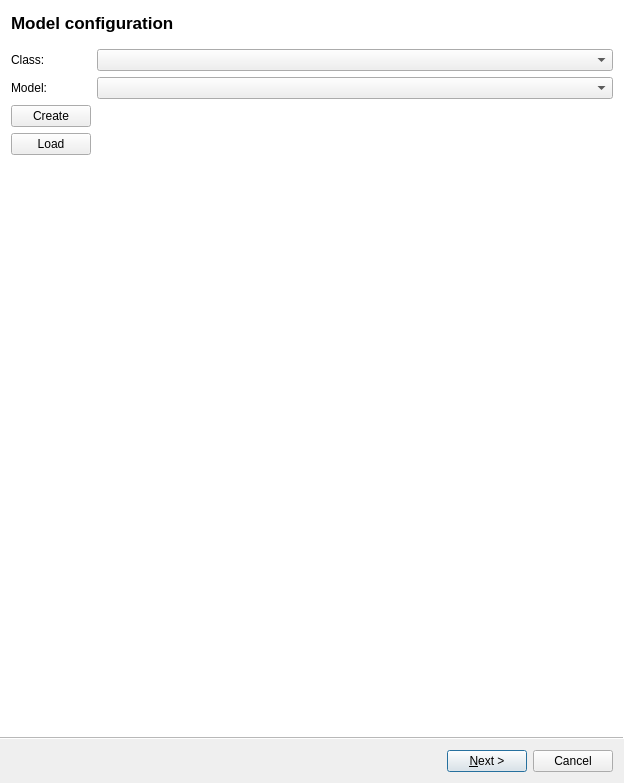
<?xml version="1.0" encoding="UTF-8"?>
<ui version="4.0">
 <class>IMUCostumeProfileEditionWizard</class>
 <widget class="QWizard" name="IMUCostumeProfileEditionWizard">
  <property name="geometry">
   <rect>
    <x>0</x>
    <y>0</y>
    <width>624</width>
    <height>783</height>
   </rect>
  </property>
  <property name="sizePolicy">
   <sizepolicy hsizetype="Preferred" vsizetype="Fixed">
    <horstretch>0</horstretch>
    <verstretch>0</verstretch>
   </sizepolicy>
  </property>
  <property name="windowTitle">
   <string>Costume Profile Edition Wizard - %1 [*]</string>
  </property>
  <property name="windowIcon">
   <iconset resource="../../../imu_view/ui/MdeViewIcons.qrc">
    <normaloff>:/mde/icons/imu.png</normaloff>:/mde/icons/imu.png</iconset>
  </property>
  <property name="toolTip">
   <string/>
  </property>
  <property name="wizardStyle">
   <enum>QWizard::AeroStyle</enum>
  </property>
  <property name="options">
   <set>QWizard::HelpButtonOnRight|QWizard::NoBackButtonOnStartPage</set>
  </property>
  <widget class="QWizardPage" name="modelConfigurationPage">
   <property name="title">
    <string>Model configuration</string>
   </property>
   <layout class="QFormLayout" name="formLayout_4">
    <item row="0" column="0">
     <widget class="QLabel" name="modelClassLabel">
      <property name="text">
       <string>Class:</string>
      </property>
     </widget>
    </item>
    <item row="0" column="1">
     <widget class="QComboBox" name="modelClassComboBox"/>
    </item>
    <item row="1" column="0">
     <widget class="QLabel" name="modelLabel">
      <property name="text">
       <string>Model:</string>
      </property>
     </widget>
    </item>
    <item row="1" column="1">
     <widget class="QComboBox" name="modelComboBox"/>
    </item>
    <item row="2" column="0">
     <widget class="QPushButton" name="createModelPushButton">
      <property name="text">
       <string>Create</string>
      </property>
     </widget>
    </item>
    <item row="2" column="1">
     <spacer name="horizontalSpacer_5">
      <property name="orientation">
       <enum>Qt::Horizontal</enum>
      </property>
      <property name="sizeHint" stdset="0">
       <size>
        <width>504</width>
        <height>20</height>
       </size>
      </property>
     </spacer>
    </item>
    <item row="3" column="0">
     <widget class="QPushButton" name="loadModelPushButton">
      <property name="text">
       <string>Load</string>
      </property>
     </widget>
    </item>
   </layout>
  </widget>
  <widget class="QWizardPage" name="modelPhisicalDimensionsPage">
   <property name="minimumSize">
    <size>
     <width>525</width>
     <height>510</height>
    </size>
   </property>
   <property name="title">
    <string>Model physical dimensions</string>
   </property>
   <property name="subTitle">
    <string/>
   </property>
   <layout class="QHBoxLayout" name="horizontalLayout">
    <item>
     <layout class="QVBoxLayout" name="verticalLayout">
      <item>
       <widget class="QTableWidget" name="tableWidget">
        <row>
         <property name="text">
          <string>Body Height</string>
         </property>
        </row>
        <row>
         <property name="text">
          <string>Foot Size</string>
         </property>
        </row>
        <row>
         <property name="text">
          <string>Ankle Height</string>
         </property>
        </row>
        <row>
         <property name="text">
          <string>Hip Height</string>
         </property>
        </row>
        <row>
         <property name="text">
          <string>Hip Width</string>
         </property>
        </row>
        <row>
         <property name="text">
          <string>Knee Height</string>
         </property>
        </row>
        <row>
         <property name="text">
          <string>Shoulder Width</string>
         </property>
        </row>
        <row>
         <property name="text">
          <string>Shoe Sole Height</string>
         </property>
        </row>
        <column>
         <property name="text">
          <string>Value [m]</string>
         </property>
        </column>
        <item row="0" column="0">
         <property name="text">
          <string>1,85</string>
         </property>
         <property name="flags">
          <set>ItemIsSelectable|ItemIsEditable|ItemIsDragEnabled|ItemIsUserCheckable|ItemIsEnabled</set>
         </property>
        </item>
        <item row="1" column="0">
         <property name="text">
          <string>0,26</string>
         </property>
         <property name="flags">
          <set>ItemIsSelectable|ItemIsEditable|ItemIsDragEnabled|ItemIsUserCheckable|ItemIsEnabled</set>
         </property>
        </item>
        <item row="2" column="0">
         <property name="text">
          <string>0,12</string>
         </property>
         <property name="flags">
          <set>ItemIsSelectable|ItemIsEditable|ItemIsDragEnabled|ItemIsUserCheckable|ItemIsEnabled</set>
         </property>
        </item>
        <item row="3" column="0">
         <property name="text">
          <string>0,89</string>
         </property>
         <property name="flags">
          <set>ItemIsSelectable|ItemIsEditable|ItemIsDragEnabled|ItemIsUserCheckable|ItemIsEnabled</set>
         </property>
        </item>
        <item row="4" column="0">
         <property name="text">
          <string>0,34</string>
         </property>
         <property name="flags">
          <set>ItemIsSelectable|ItemIsEditable|ItemIsDragEnabled|ItemIsUserCheckable|ItemIsEnabled</set>
         </property>
        </item>
        <item row="5" column="0">
         <property name="text">
          <string>0,32</string>
         </property>
         <property name="flags">
          <set>ItemIsSelectable|ItemIsEditable|ItemIsDragEnabled|ItemIsUserCheckable|ItemIsEnabled</set>
         </property>
        </item>
        <item row="6" column="0">
         <property name="text">
          <string>0,43</string>
         </property>
         <property name="flags">
          <set>ItemIsSelectable|ItemIsEditable|ItemIsDragEnabled|ItemIsUserCheckable|ItemIsEnabled</set>
         </property>
        </item>
        <item row="7" column="0">
         <property name="text">
          <string>0,04</string>
         </property>
         <property name="flags">
          <set>ItemIsSelectable|ItemIsEditable|ItemIsDragEnabled|ItemIsUserCheckable|ItemIsEnabled</set>
         </property>
        </item>
       </widget>
      </item>
     </layout>
    </item>
    <item>
     <widget class="QLabel" name="bodyDimensionsLabel">
      <property name="minimumSize">
       <size>
        <width>375</width>
        <height>500</height>
       </size>
      </property>
      <property name="maximumSize">
       <size>
        <width>375</width>
        <height>500</height>
       </size>
      </property>
      <property name="text">
       <string/>
      </property>
      <property name="pixmap">
       <pixmap resource="imuCostumeIcons.qrc">:/imuCostume/icons/skeletonWithDimensions.png</pixmap>
      </property>
      <property name="scaledContents">
       <bool>true</bool>
      </property>
      <property name="alignment">
       <set>Qt::AlignCenter</set>
      </property>
      <property name="textInteractionFlags">
       <set>Qt::NoTextInteraction</set>
      </property>
     </widget>
    </item>
   </layout>
  </widget>
  <widget class="QWizardPage" name="sensorsConfigurationPage">
   <property name="title">
    <string>Sensors configuration</string>
   </property>
   <layout class="QVBoxLayout" name="verticalLayout_5">
    <item>
     <widget class="QTableWidget" name="sensorsConfigurationTableWidget">
      <attribute name="horizontalHeaderStretchLastSection">
       <bool>true</bool>
      </attribute>
      <attribute name="verticalHeaderStretchLastSection">
       <bool>false</bool>
      </attribute>
      <column>
       <property name="text">
        <string>Sensor</string>
       </property>
      </column>
      <column>
       <property name="text">
        <string>Joint</string>
       </property>
      </column>
      <column>
       <property name="text">
        <string>Estimation Algorithm</string>
       </property>
      </column>
      <column>
       <property name="text">
        <string>Rotation</string>
       </property>
      </column>
      <column>
       <property name="text">
        <string>Offset</string>
       </property>
      </column>
     </widget>
    </item>
    <item>
     <layout class="QHBoxLayout" name="horizontalLayout_5">
      <item>
       <layout class="QVBoxLayout" name="verticalLayout_4">
        <item>
         <widget class="QCheckBox" name="oneToOneMappingCheckBox">
          <property name="text">
           <string>One-To-One mapping</string>
          </property>
          <property name="checked">
           <bool>true</bool>
          </property>
         </widget>
        </item>
       </layout>
      </item>
      <item>
       <spacer name="horizontalSpacer_2">
        <property name="orientation">
         <enum>Qt::Horizontal</enum>
        </property>
        <property name="sizeHint" stdset="0">
         <size>
          <width>40</width>
          <height>20</height>
         </size>
        </property>
       </spacer>
      </item>
     </layout>
    </item>
   </layout>
  </widget>
  <widget class="QWizardPage" name="motionEstimationCalibrationPage">
   <property name="title">
    <string>Motion estimation configuration</string>
   </property>
   <layout class="QVBoxLayout" name="verticalLayout_2">
    <item>
     <layout class="QHBoxLayout" name="horizontalLayout_2">
      <item>
       <layout class="QFormLayout" name="formLayout">
        <item row="0" column="0">
         <widget class="QLabel" name="calibrationAlgorithLabel">
          <property name="text">
           <string>Calibration algorithm:</string>
          </property>
         </widget>
        </item>
        <item row="0" column="1">
         <widget class="QComboBox" name="calibrationAlgorithmComboBox"/>
        </item>
        <item row="1" column="0">
         <widget class="QLabel" name="motionEstimationAglorithmLabel">
          <property name="text">
           <string>Motion estimation algorithm:</string>
          </property>
         </widget>
        </item>
        <item row="1" column="1">
         <widget class="QComboBox" name="motionEstimationAglorithmComboBox"/>
        </item>
       </layout>
      </item>
      <item>
       <spacer name="horizontalSpacer_3">
        <property name="orientation">
         <enum>Qt::Horizontal</enum>
        </property>
        <property name="sizeHint" stdset="0">
         <size>
          <width>40</width>
          <height>20</height>
         </size>
        </property>
       </spacer>
      </item>
     </layout>
    </item>
    <item>
     <spacer name="verticalSpacer">
      <property name="orientation">
       <enum>Qt::Vertical</enum>
      </property>
      <property name="sizeHint" stdset="0">
       <size>
        <width>20</width>
        <height>546</height>
       </size>
      </property>
     </spacer>
    </item>
   </layout>
  </widget>
 </widget>
 <resources>
  <include location="../../../imu_view/ui/MdeViewIcons.qrc"/>
  <include location="imuCostumeIcons.qrc"/>
 </resources>
 <connections>
  <connection>
   <sender>IMUCostumeProfileEditionWizard</sender>
   <signal>currentIdChanged(int)</signal>
   <receiver>IMUCostumeProfileEditionWizard</receiver>
   <slot>pageChanged(int)</slot>
   <hints>
    <hint type="sourcelabel">
     <x>311</x>
     <y>365</y>
    </hint>
    <hint type="destinationlabel">
     <x>311</x>
     <y>365</y>
    </hint>
   </hints>
  </connection>
  <connection>
   <sender>sensorsConfigurationTableWidget</sender>
   <signal>cellChanged(int,int)</signal>
   <receiver>IMUCostumeProfileEditionWizard</receiver>
   <slot>onSensorConfigurationCellChange(int,int)</slot>
   <hints>
    <hint type="sourcelabel">
     <x>320</x>
     <y>387</y>
    </hint>
    <hint type="destinationlabel">
     <x>311</x>
     <y>365</y>
    </hint>
   </hints>
  </connection>
  <connection>
   <sender>modelComboBox</sender>
   <signal>currentIndexChanged(int)</signal>
   <receiver>IMUCostumeProfileEditionWizard</receiver>
   <slot>verifyModel(int)</slot>
   <hints>
    <hint type="sourcelabel">
     <x>361</x>
     <y>157</y>
    </hint>
    <hint type="destinationlabel">
     <x>311</x>
     <y>365</y>
    </hint>
   </hints>
  </connection>
  <connection>
   <sender>calibrationAlgorithmComboBox</sender>
   <signal>currentIndexChanged(int)</signal>
   <receiver>IMUCostumeProfileEditionWizard</receiver>
   <slot>verifyCalibrationAlgorithm(int)</slot>
   <hints>
    <hint type="sourcelabel">
     <x>374</x>
     <y>131</y>
    </hint>
    <hint type="destinationlabel">
     <x>311</x>
     <y>365</y>
    </hint>
   </hints>
  </connection>
  <connection>
   <sender>oneToOneMappingCheckBox</sender>
   <signal>stateChanged(int)</signal>
   <receiver>IMUCostumeProfileEditionWizard</receiver>
   <slot>onOneToOneMappingChanged(int)</slot>
   <hints>
    <hint type="sourcelabel">
     <x>320</x>
     <y>667</y>
    </hint>
    <hint type="destinationlabel">
     <x>311</x>
     <y>365</y>
    </hint>
   </hints>
  </connection>
  <connection>
   <sender>motionEstimationAglorithmComboBox</sender>
   <signal>currentIndexChanged(int)</signal>
   <receiver>IMUCostumeProfileEditionWizard</receiver>
   <slot>verifyMotionEstimationAlgorithm(int)</slot>
   <hints>
    <hint type="sourcelabel">
     <x>49</x>
     <y>127</y>
    </hint>
    <hint type="destinationlabel">
     <x>311</x>
     <y>391</y>
    </hint>
   </hints>
  </connection>
  <connection>
   <sender>loadModelPushButton</sender>
   <signal>clicked()</signal>
   <receiver>IMUCostumeProfileEditionWizard</receiver>
   <slot>onLoadModel()</slot>
   <hints>
    <hint type="sourcelabel">
     <x>64</x>
     <y>214</y>
    </hint>
    <hint type="destinationlabel">
     <x>311</x>
     <y>391</y>
    </hint>
   </hints>
  </connection>
 </connections>
 <slots>
  <slot>pageChanged(int)</slot>
  <slot>verifyCalibrationAlgorithm(int)</slot>
  <slot>verifyMotionEstimationAlgorithm(int)</slot>
  <slot>onSensorConfigurationCellChange(int,int)</slot>
  <slot>verifyModel(int)</slot>
  <slot>onCellPressed(int,int)</slot>
  <slot>onCellActivated(QModelIndex)</slot>
  <slot>onLoadModel()</slot>
 </slots>
</ui>
